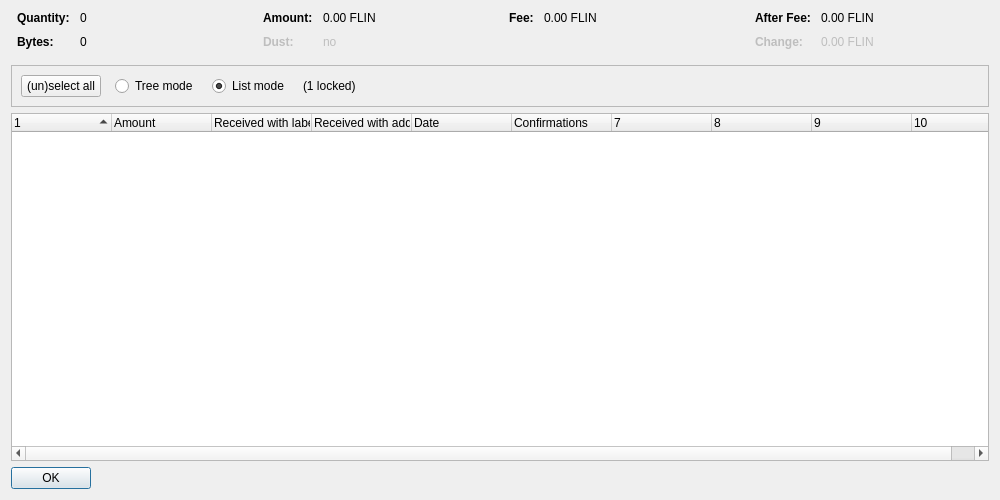
<?xml version="1.0" encoding="UTF-8"?>
<ui version="4.0">
 <class>CoinControlDialog</class>
 <widget class="QDialog" name="CoinControlDialog">
  <property name="geometry">
   <rect>
    <x>0</x>
    <y>0</y>
    <width>1000</width>
    <height>500</height>
   </rect>
  </property>
  <property name="windowTitle">
   <string>Coin Selection</string>
  </property>
  <layout class="QVBoxLayout" name="verticalLayout">
   <item>
    <layout class="QHBoxLayout" name="horizontalLayoutTop" stretch="0,0,0,0">
     <property name="topMargin">
      <number>0</number>
     </property>
     <property name="bottomMargin">
      <number>10</number>
     </property>
     <item>
      <layout class="QFormLayout" name="formLayoutCoinControl1">
       <property name="horizontalSpacing">
        <number>10</number>
       </property>
       <property name="verticalSpacing">
        <number>10</number>
       </property>
       <property name="leftMargin">
        <number>6</number>
       </property>
       <property name="rightMargin">
        <number>6</number>
       </property>
       <item row="0" column="0">
        <widget class="QLabel" name="labelCoinControlQuantityText">
         <property name="font">
          <font>
           <weight>75</weight>
           <bold>true</bold>
          </font>
         </property>
         <property name="text">
          <string>Quantity:</string>
         </property>
        </widget>
       </item>
       <item row="0" column="1">
        <widget class="QLabel" name="labelCoinControlQuantity">
         <property name="cursor">
          <cursorShape>IBeamCursor</cursorShape>
         </property>
         <property name="contextMenuPolicy">
          <enum>Qt::ActionsContextMenu</enum>
         </property>
         <property name="text">
          <string notr="true">0</string>
         </property>
         <property name="textInteractionFlags">
          <set>Qt::LinksAccessibleByMouse|Qt::TextSelectableByKeyboard|Qt::TextSelectableByMouse</set>
         </property>
        </widget>
       </item>
       <item row="1" column="0">
        <widget class="QLabel" name="labelCoinControlBytesText">
         <property name="font">
          <font>
           <weight>75</weight>
           <bold>true</bold>
          </font>
         </property>
         <property name="text">
          <string>Bytes:</string>
         </property>
        </widget>
       </item>
       <item row="1" column="1">
        <widget class="QLabel" name="labelCoinControlBytes">
         <property name="cursor">
          <cursorShape>IBeamCursor</cursorShape>
         </property>
         <property name="contextMenuPolicy">
          <enum>Qt::ActionsContextMenu</enum>
         </property>
         <property name="text">
          <string notr="true">0</string>
         </property>
         <property name="textInteractionFlags">
          <set>Qt::LinksAccessibleByMouse|Qt::TextSelectableByKeyboard|Qt::TextSelectableByMouse</set>
         </property>
        </widget>
       </item>
      </layout>
     </item>
     <item>
      <layout class="QFormLayout" name="formLayoutCoinControl2">
       <property name="horizontalSpacing">
        <number>10</number>
       </property>
       <property name="verticalSpacing">
        <number>10</number>
       </property>
       <property name="leftMargin">
        <number>6</number>
       </property>
       <property name="rightMargin">
        <number>6</number>
       </property>
       <item row="0" column="0">
        <widget class="QLabel" name="labelCoinControlAmountText">
         <property name="font">
          <font>
           <weight>75</weight>
           <bold>true</bold>
          </font>
         </property>
         <property name="text">
          <string>Amount:</string>
         </property>
        </widget>
       </item>
       <item row="0" column="1">
        <widget class="QLabel" name="labelCoinControlAmount">
         <property name="cursor">
          <cursorShape>IBeamCursor</cursorShape>
         </property>
         <property name="contextMenuPolicy">
          <enum>Qt::ActionsContextMenu</enum>
         </property>
         <property name="text">
          <string notr="true">0.00 FLIN</string>
         </property>
         <property name="textInteractionFlags">
          <set>Qt::LinksAccessibleByMouse|Qt::TextSelectableByKeyboard|Qt::TextSelectableByMouse</set>
         </property>
        </widget>
       </item>
       <item row="1" column="0">
        <widget class="QLabel" name="labelCoinControlLowOutputText">
         <property name="enabled">
          <bool>false</bool>
         </property>
         <property name="font">
          <font>
           <weight>75</weight>
           <bold>true</bold>
          </font>
         </property>
         <property name="text">
          <string>Dust:</string>
         </property>
        </widget>
       </item>
       <item row="1" column="1">
        <widget class="QLabel" name="labelCoinControlLowOutput">
         <property name="enabled">
          <bool>false</bool>
         </property>
         <property name="cursor">
          <cursorShape>IBeamCursor</cursorShape>
         </property>
         <property name="contextMenuPolicy">
          <enum>Qt::ActionsContextMenu</enum>
         </property>
         <property name="text">
          <string notr="true">no</string>
         </property>
         <property name="textInteractionFlags">
          <set>Qt::LinksAccessibleByMouse|Qt::TextSelectableByKeyboard|Qt::TextSelectableByMouse</set>
         </property>
        </widget>
       </item>
      </layout>
     </item>
     <item>
      <layout class="QFormLayout" name="formLayoutCoinControl3">
       <property name="horizontalSpacing">
        <number>10</number>
       </property>
       <property name="verticalSpacing">
        <number>10</number>
       </property>
       <property name="leftMargin">
        <number>6</number>
       </property>
       <property name="rightMargin">
        <number>6</number>
       </property>
       <item row="0" column="0">
        <widget class="QLabel" name="labelCoinControlFeeText">
         <property name="font">
          <font>
           <weight>75</weight>
           <bold>true</bold>
          </font>
         </property>
         <property name="text">
          <string>Fee:</string>
         </property>
        </widget>
       </item>
       <item row="0" column="1">
        <widget class="QLabel" name="labelCoinControlFee">
         <property name="cursor">
          <cursorShape>IBeamCursor</cursorShape>
         </property>
         <property name="contextMenuPolicy">
          <enum>Qt::ActionsContextMenu</enum>
         </property>
         <property name="text">
          <string notr="true">0.00 FLIN</string>
         </property>
         <property name="textInteractionFlags">
          <set>Qt::LinksAccessibleByMouse|Qt::TextSelectableByKeyboard|Qt::TextSelectableByMouse</set>
         </property>
        </widget>
       </item>
      </layout>
     </item>
     <item>
      <layout class="QFormLayout" name="formLayoutCoinControl4">
       <property name="horizontalSpacing">
        <number>10</number>
       </property>
       <property name="verticalSpacing">
        <number>10</number>
       </property>
       <property name="leftMargin">
        <number>6</number>
       </property>
       <property name="rightMargin">
        <number>6</number>
       </property>
       <item row="0" column="0">
        <widget class="QLabel" name="labelCoinControlAfterFeeText">
         <property name="font">
          <font>
           <weight>75</weight>
           <bold>true</bold>
          </font>
         </property>
         <property name="text">
          <string>After Fee:</string>
         </property>
        </widget>
       </item>
       <item row="0" column="1">
        <widget class="QLabel" name="labelCoinControlAfterFee">
         <property name="cursor">
          <cursorShape>IBeamCursor</cursorShape>
         </property>
         <property name="contextMenuPolicy">
          <enum>Qt::ActionsContextMenu</enum>
         </property>
         <property name="text">
          <string notr="true">0.00 FLIN</string>
         </property>
         <property name="textInteractionFlags">
          <set>Qt::LinksAccessibleByMouse|Qt::TextSelectableByKeyboard|Qt::TextSelectableByMouse</set>
         </property>
        </widget>
       </item>
       <item row="1" column="0">
        <widget class="QLabel" name="labelCoinControlChangeText">
         <property name="enabled">
          <bool>false</bool>
         </property>
         <property name="font">
          <font>
           <weight>75</weight>
           <bold>true</bold>
          </font>
         </property>
         <property name="text">
          <string>Change:</string>
         </property>
        </widget>
       </item>
       <item row="1" column="1">
        <widget class="QLabel" name="labelCoinControlChange">
         <property name="enabled">
          <bool>false</bool>
         </property>
         <property name="cursor">
          <cursorShape>IBeamCursor</cursorShape>
         </property>
         <property name="contextMenuPolicy">
          <enum>Qt::ActionsContextMenu</enum>
         </property>
         <property name="text">
          <string notr="true">0.00 FLIN</string>
         </property>
         <property name="textInteractionFlags">
          <set>Qt::LinksAccessibleByMouse|Qt::TextSelectableByKeyboard|Qt::TextSelectableByMouse</set>
         </property>
        </widget>
       </item>
      </layout>
     </item>
    </layout>
   </item>
   <item>
    <widget class="QFrame" name="frame">
     <property name="minimumSize">
      <size>
       <width>0</width>
       <height>40</height>
      </size>
     </property>
     <property name="frameShape">
      <enum>QFrame::StyledPanel</enum>
     </property>
     <property name="frameShadow">
      <enum>QFrame::Sunken</enum>
     </property>
     <layout class="QHBoxLayout" name="horizontalLayout">
      <item>
       <layout class="QHBoxLayout" name="horizontalLayoutPanel" stretch="0,0,0,0,0">
        <property name="spacing">
         <number>14</number>
        </property>
        <item>
         <widget class="QPushButton" name="pushButtonSelectAll">
          <property name="sizePolicy">
           <sizepolicy hsizetype="Maximum" vsizetype="Fixed">
            <horstretch>0</horstretch>
            <verstretch>0</verstretch>
           </sizepolicy>
          </property>
          <property name="text">
           <string>(un)select all</string>
          </property>
          <property name="autoDefault">
           <bool>false</bool>
          </property>
         </widget>
        </item>
        <item>
         <widget class="QRadioButton" name="radioTreeMode">
          <property name="sizePolicy">
           <sizepolicy hsizetype="Maximum" vsizetype="Fixed">
            <horstretch>0</horstretch>
            <verstretch>0</verstretch>
           </sizepolicy>
          </property>
          <property name="text">
           <string>Tree mode</string>
          </property>
         </widget>
        </item>
        <item>
         <widget class="QRadioButton" name="radioListMode">
          <property name="sizePolicy">
           <sizepolicy hsizetype="Maximum" vsizetype="Fixed">
            <horstretch>0</horstretch>
            <verstretch>0</verstretch>
           </sizepolicy>
          </property>
          <property name="text">
           <string>List mode</string>
          </property>
          <property name="checked">
           <bool>true</bool>
          </property>
         </widget>
        </item>
        <item>
         <widget class="QLabel" name="labelLocked">
          <property name="text">
           <string notr="true">(1 locked)</string>
          </property>
         </widget>
        </item>
        <item>
         <spacer name="horizontalSpacer">
          <property name="orientation">
           <enum>Qt::Horizontal</enum>
          </property>
          <property name="sizeHint" stdset="0">
           <size>
            <width>40</width>
            <height>20</height>
           </size>
          </property>
         </spacer>
        </item>
       </layout>
      </item>
     </layout>
    </widget>
   </item>
   <item>
    <widget class="CoinControlTreeWidget" name="treeWidget">
     <property name="contextMenuPolicy">
      <enum>Qt::CustomContextMenu</enum>
     </property>
     <property name="sortingEnabled">
      <bool>false</bool>
     </property>
     <property name="columnCount">
      <number>10</number>
     </property>
     <attribute name="headerShowSortIndicator" stdset="0">
      <bool>true</bool>
     </attribute>
     <attribute name="headerStretchLastSection">
      <bool>false</bool>
     </attribute>
     <column>
      <property name="text">
       <string/>
      </property>
     </column>
     <column>
      <property name="text">
       <string>Amount</string>
      </property>
     </column>
     <column>
      <property name="text">
       <string>Received with label</string>
      </property>
     </column>
     <column>
      <property name="text">
       <string>Received with address</string>
      </property>
     </column>
     <column>
      <property name="text">
       <string>Date</string>
      </property>
     </column>
     <column>
      <property name="text">
       <string>Confirmations</string>
      </property>
      <property name="toolTip">
       <string>Confirmed</string>
      </property>
     </column>
     <column>
      <property name="text">
       <string/>
      </property>
     </column>
     <column>
      <property name="text">
       <string/>
      </property>
     </column>
     <column>
      <property name="text">
       <string/>
      </property>
     </column>
     <column>
      <property name="text">
       <string/>
      </property>
     </column>
    </widget>
   </item>
   <item>
    <widget class="QDialogButtonBox" name="buttonBox">
     <property name="sizePolicy">
      <sizepolicy hsizetype="Maximum" vsizetype="Fixed">
       <horstretch>0</horstretch>
       <verstretch>0</verstretch>
      </sizepolicy>
     </property>
     <property name="orientation">
      <enum>Qt::Horizontal</enum>
     </property>
     <property name="standardButtons">
      <set>QDialogButtonBox::Ok</set>
     </property>
    </widget>
   </item>
  </layout>
 </widget>
 <customwidgets>
  <customwidget>
   <class>CoinControlTreeWidget</class>
   <extends>QTreeWidget</extends>
   <header>coincontroltreewidget.h</header>
  </customwidget>
 </customwidgets>
 <resources/>
 <connections/>
</ui>
